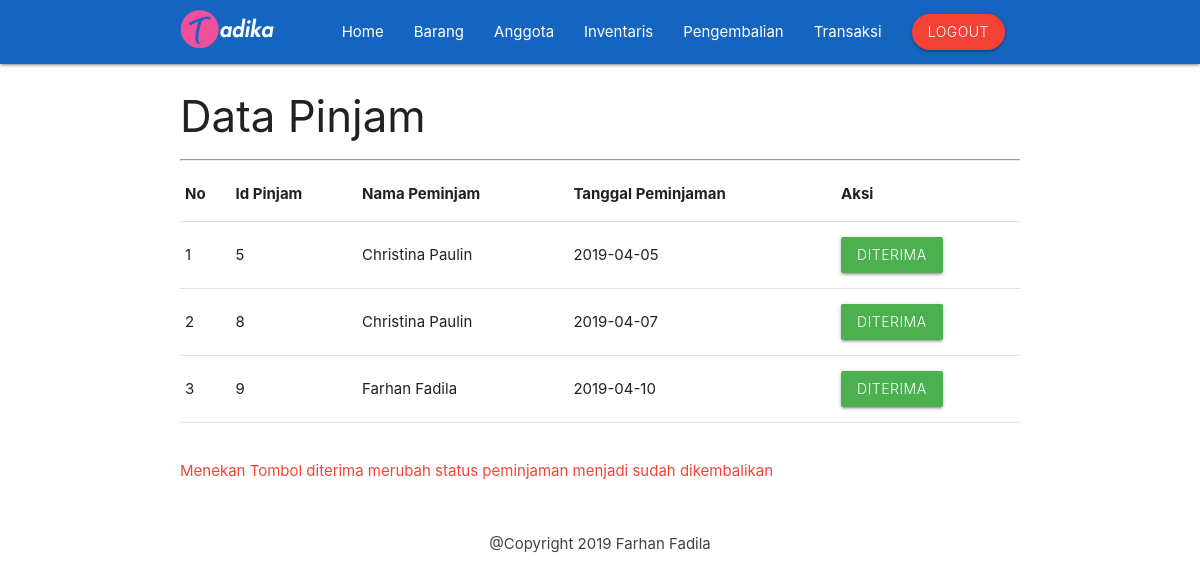
/views/admin/datapinjam.php (signed in), run on the app's committed database.
### tables this page shows
CREATE TABLE `tbl_pinjam` (
  `id_pinjam` int(11) NOT NULL,
  `nis` int(15) NOT NULL,
  `nama_anggota` varchar(200) NOT NULL,
  `tanggal_peminjaman` date NOT NULL,
  `tanggal_pengembalian` date NOT NULL,
  `status_peminjaman` varchar(50) NOT NULL,
  `keterangan` varchar(200) NOT NULL
);

### views/admin/datapinjam.php (the view)
<?php
include 'header.php';
?>
<div class="container">
        <h3>Data Pinjam</h3>
        <hr>
        <table class="highlight">
            <thead>
                <th>No</th>
                <th>Id Pinjam</th>
                <th>Nama Peminjam</th>
                <th>Tanggal Peminjaman</th>
                <th>Aksi</th>
            </thead>
            <tbody>
                <?php $nomor = 1; ?>
                <?php $status = 'dipinjam' ?>
                <?php $ambil = $koneksi->query("SELECT * FROM tbl_pinjam WHERE status_peminjaman='$status'"); ?>
                <?php while ($pecah = $ambil->fetch_assoc()) { ?>
                <tr>
                    <td><?php echo $nomor; ?></td>
                    <td><?php echo $pecah["id_pinjam"]; ?></td>
                    <td> <?php echo $pecah["nama_anggota"]; ?></td>
                    <td><?php echo $pecah["tanggal_peminjaman"]; ?></td>
                    <td>
                        <a href="terima.php?id=<?php echo $pecah["id_pinjam"]; ?>" class="btn green light">Diterima</a>
                    </td>
                </tr>
                <?php $nomor++; ?>
                <?php
            } ?>
            </tbody>
        </table>
        <br>
        <p>
            <Span class="red-text">Menekan Tombol diterima merubah status peminjaman menjadi sudah dikembalikan</Span>
        </p>
        </div>
<?php
include 'footer.php';
?>

### data on the page
tbl_pinjam: id_pinjam "5", nama_anggota "Christina Paulin", tanggal_peminjaman "2019-04-05"
tbl_pinjam: id_pinjam "8", nama_anggota "Christina Paulin", tanggal_peminjaman "2019-04-07"
tbl_pinjam: id_pinjam "9", nama_anggota "Farhan Fadila", tanggal_peminjaman "2019-04-10"
